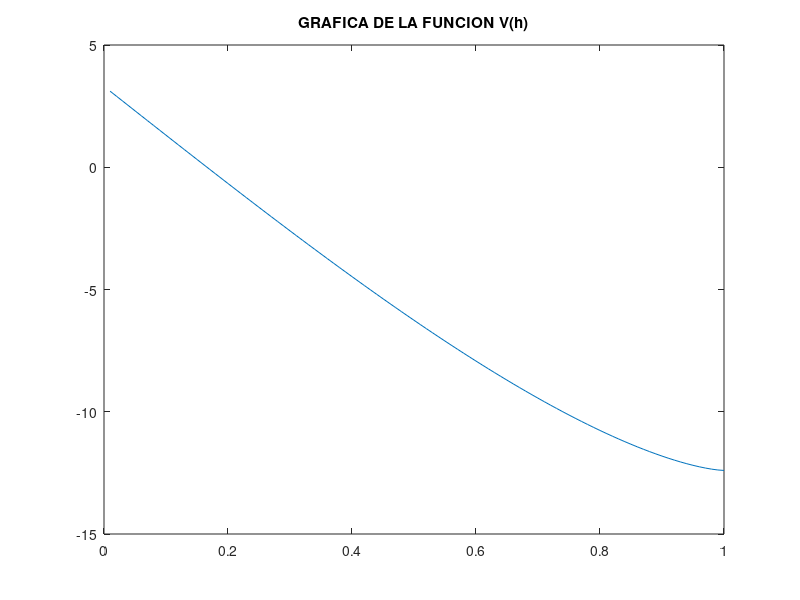

Write the MATLAB code that produced this figure. (Note: this script raises an error after producing the figure.)
clear all 
clc
format long
%%Punto 2
%%funcion del volumen del recipiente
L=10;
r=1;
Vol=12.4;
error=0.01;
%se evalua la funcion
V=@(h) L*(0.5*pi*r^2-r^2*asin(h/r)-h.*(r^2-h.^2).^(0.5))-Vol;
H=0.01:0.01:1;
%se grafica para tener idea de donde puede estar la raiz y hacer una
%eleccion adecuada de los valores iniciales para los metodos
plot(H,V(H));
title('GRAFICA DE LA FUNCION V(h)')
%PRIMER METODO METODO DE LA SECANTE
%El metodo de secante requiere dos puntos de inicio
x(1)=0.1;
x(2)=1;
%criterio de parada error relativo
%para ejectuar la siguiente ecuacion 10 veces se usa un for hasta 10
i=1;
er=1;%se asume un error grande
disp('el tiempo transcurrido para encontrar la raiz por metodo de la secante es:');
tic
while er>error
    x(i+2)=x(i+1)-V(x(i+1))*(x(i+1)-x(i))/(V(x(i+1))-V(x(i)));
    er=abs(x(i+2)-x(i+1))/abs(x(i+2));
    i=i+1;
end
toc
raiz=x(end);%el ultimo valor que haya quedado
disp('la raiz por el metodo de la secante es:')
display(raiz)
disp('la cantidad de iteraciones es:')
display(i-1)
%SEGUNDO METODO METODO DE NEWTON
syms h %se crea variable simbolica
%para el metodo de newton se debe encontrar la derivada de la funcion
%respecto a h
V1=diff(V(h));%se deriva respecto a h
%ahora se crea una funcion con esta ultima
Vd=@(z) subs(V1,z);
%metodo de newton
%se limpia variable
clear x
%inicializacion del metodo:
x(1)=0.2;%se escoge xi en base la grafica
i=1;
disp('El tiempo empleado por el metodo de newton para encontrar la raiz es:')
er=1;%se asume un error muy grande
tic
while er>=error
    x(i+1)=x(i)-V(x(i))/Vd(x(i));
    er=abs(x(i+1)-x(i))/abs(x(i+1));
    i=i+1;
end
toc
raiz=x(end);%el ultimo valor que haya quedado
disp('la raiz por el metodo de newton es:')
display(raiz)
disp('la cantidad de iteraciones es:')
display(i-1)